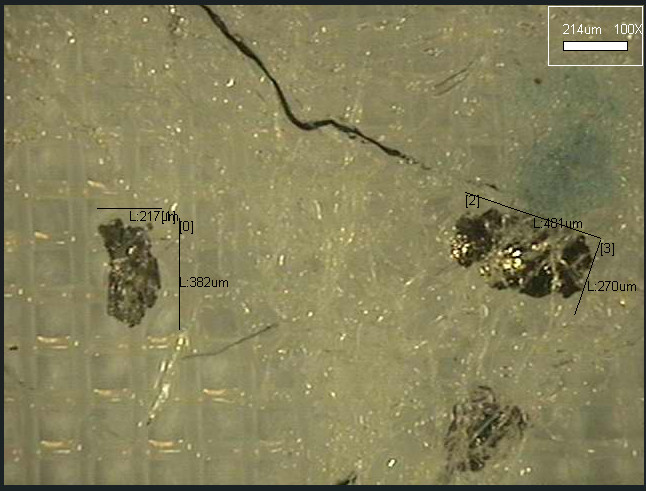
#> input picture IMG/image1.jpg, 646 x 491 px; its folder holds 2 pictures in this run
$ python check_only_annotation.py   (older library calls are emulated)
#> lines starting #> are read from the running program, lines starting #| are printed output that depends on the picture; pictures that were not available may be replaced by others from this repository, and a replacement may not be noted
### coco_processing/inference.py
from cmath import cos
import cv2
import os
import sys
import random
import math
import time
import numpy as np
length_arrow = 50
split = 11
import argparse
import colorsys
import glob
import datetime
import re
import logging
import scipy
import skimage.color
import skimage.io
import skimage.transform
import urllib.request
import shutil
import warnings
from distutils.version import LooseVersion
from collections import OrderedDict
# [78 lines left out: functions random_colors, find_moment, apply_masks, cart2pol, pol2cart, rotate_contour, not called in this run]
def resized_img(img,percent):
    width = int(img.shape[1] * percent / 100)
    height = int(img.shape[0] * percent / 100)
    dim = (width, height)
    # resize image
    resized = cv2.resize(img, dim, interpolation = cv2.INTER_AREA)
    return resized
# [110 lines left out: functions find_rbbox, save_bud_info, not called in this run]

### Pre_processing/check_only_annotation.py
from enum import EnumMeta
import sys
import os
import json
import datetime
from tkinter import image_names
from turtle import title
import numpy as np
import skimage.draw
import cv2
import os
import sys
import random
import itertools
import colorsys
from PIL import Image, ImageDraw
import numpy as np
from skimage.measure import find_contours
import matplotlib.pyplot as plt
from matplotlib import patches,  lines
from matplotlib.patches import Polygon
import IPython.display
import matplotlib.pyplot as plt
import random
#***************
import datetime
import json
import os
import re
import fnmatch
from PIL import Image
import numpy as np
import math
import time
import argparse
import glob
from inference import find_rbbox, resized_img
# [13 lines of commented-out code are left out]
def filter_for_jpeg(root, files):
    file_types = ['*.jpeg', '*.jpg']
    file_types = r'|'.join([fnmatch.translate(x) for x in file_types])
    files = [os.path.join(root, f) for f in files]
    files = [f for f in files if re.match(file_types, f)]

    return files

def filter_for_annotations(root, files, image_filename):
    # print("image_filename:",image_filename)
    file_types = ['*.png']
    file_types = r'|'.join([fnmatch.translate(x) for x in file_types])
    basename_no_extension = os.path.splitext(os.path.basename(image_filename))[0]
    file_name_prefix = basename_no_extension + '_' + '.*'
    files = [os.path.join(root, f) for f in files]
    files = [f for f in files if re.match(file_types, f)]
    files = [f for f in files if re.match(file_name_prefix, os.path.splitext(os.path.basename(f))[0])]
    return files
# constants
def magic(numList):
    s = ''.join(map(str, numList))
    return int(s)
def find_annotation(image_filename,TRAIN_ANNOTATION_DIR):
    total_angle = []
    for root, _, files in os.walk(TRAIN_ANNOTATION_DIR):
        annotation_files = filter_for_annotations(root, files, image_filename)
        # print("annotation_files:",annotation_files)
        # go through each associated annotation
        for annotation_filename in annotation_files:
            angle_list = []

            check = 0
            # ----- Xử lý dựa trên tên của annotation file (binary image) ----------#
            #print(annotation_filename)
            file, ext = os.path.splitext(annotation_filename)  # split filename and extension
            # print("file = ", file)
            #print("ext = ", ext)
            name = os.path.basename(file)
            s = len(os.path.basename(file))
            #print("len = ", s)
            l = list(name)
            for i in range(s):
                if l[i] == '_':
                    check = check + 1
                if l[i] != '_' and check==3:
                    angle_list.append(l[i])
                else:
                    continue
            #print("angle_list = ", angle_list)

            angle_int = list(map(int, angle_list))
            angle = magic(angle_int)
            # Clasify the angles (18 CLASSES - 20 degrees each part)

            if (angle > 350 and angle <=360) or (angle >= 0 and angle <= 10):
                angle_cl = 0

            elif (angle > 10 and angle <= 30):
                angle_cl = 1

            elif (angle > 30 and angle <= 50):
                angle_cl = 2

            elif (angle > 50 and angle <= 70):
                angle_cl = 3

            elif (angle > 70 and angle <= 90):
                angle_cl = 4

            elif (angle > 90 and angle <= 110):
                angle_cl = 5

            elif (angle > 110 and angle <= 130):
                angle_cl = 6

            elif (angle > 130 and angle <= 150):
                angle_cl = 7

            elif (angle > 150 and angle <= 170):
                angle_cl = 8

            elif (angle > 170 and angle <= 190):
                angle_cl = 9

            elif (angle > 190 and angle <= 210):
                angle_cl = 10

            elif (angle > 210 and angle <= 230):
                angle_cl = 11

            elif (angle > 230 and angle <= 250):
                angle_cl = 12

            elif (angle > 250 and angle <= 270):
                angle_cl = 13

            elif (angle > 270 and angle <= 290):
                angle_cl = 14

            elif (angle > 290 and angle <= 310):
                angle_cl = 15

            elif (angle > 310 and angle <= 330):
                angle_cl = 16

            elif (angle > 330 and angle <= 350):
                angle_cl = 17
            else:
                continue
            # angle_s = angle_cl
            total_angle.append(angle_cl)
        return annotation_files, total_angle
def color_radom(i):
    r = random.randint(50,255)
    g = random.randint(50,100)
    b = random.randint(50,255)
    rgb = [r,g,b]
    return rgb
if __name__ =="__main__":
    '''
    python check_only_annotation.py
    '''
    parser = argparse.ArgumentParser(description='Process some integers.')
    parser.add_argument('--path_img', default= "C:\\Users\\ptthi\\OneDrive\\Desktop\\Image_processing\\new_data\\new_sub20_train\\IMG", type=str, required=False,
                        help= 'direction of image folder') #path to the folder that contain image


    parser.add_argument('--path_an', default= "C:\\Users\\ptthi\\OneDrive\\Desktop\\Image_processing\\new_data\\new_sub20_train\\ANNOTATION", type=str, required=False,
                        help= 'direction of annotation folder') #annotation path
    args = parser.parse_args()
    print("this is path", args.path_img)
    filenames = sorted(glob.glob(args.path_img + "/*.jpg")) #read all files in the path mentioned
    number_image = 1
    segmentation_id = 1
    for index_1,image_name in enumerate(filenames):
        print("image_filename:",image_name)
        image_original = cv2.imread(image_name)
#> image_original is the input picture: shape (491, 646, 3); mean B, G, R 90.2, 127.8, 132.6
        image_color = cv2.imread(image_name)
        file, ext = os.path.splitext(image_name)
        file = str(file).split('/')[-1]
        annotation_files, angles_all = find_annotation(image_filename=image_name, TRAIN_ANNOTATION_DIR= args.path_an)
        print("annotation_file:",annotation_files)
        print("angle of model:", angles_all)
        angles, points, lengths = [], [], []
        overlay = image_color.copy()
        image_only_contour = overlay.copy()
        for i in range(len(annotation_files)):
            # print("current mask", annotation_files[i])
            image_mask = cv2.imread(annotation_files[i])
            gray = cv2.cvtColor(image_mask, cv2.COLOR_BGR2GRAY)
            ret, thresh = cv2.threshold(gray,127,255,cv2.THRESH_BINARY)
            cnts, hierarchy = cv2.findContours(thresh, cv2.RETR_EXTERNAL,cv2.CHAIN_APPROX_SIMPLE)
            # for i in range(len(point_cnt)):cv2.fillPoly(image_backgorund, point_cnt[i], color_radom(len(point_cnt)))
            # img_with_overlay = cv2.normalize(np.int64(image_color) * image_backgorund, None, 0, 255, cv2.NORM_MINMAX, cv2.CV_8U)
            cv2.drawContours(image_only_contour, cnts, -1, (0, 0, 255), 1)
            for (i_x,cnt) in enumerate(cnts):
                cv2.fillPoly(overlay, [cnt] ,color_radom(i))
                cv2.addWeighted(overlay, 0.5, image_color, 1 - 0.5,0,image_color)
            # print("angle", angles_all[i])
            find_rbbox(image_color,gray,angles_all[i]*20)
            cv2.drawContours(image_color, cnts, -1, (0, 0, 0), 1)
            find_rbbox(image_only_contour,gray,angles_all[i]*20)
        concate_img = np.concatenate((image_color,image_only_contour),axis=1)
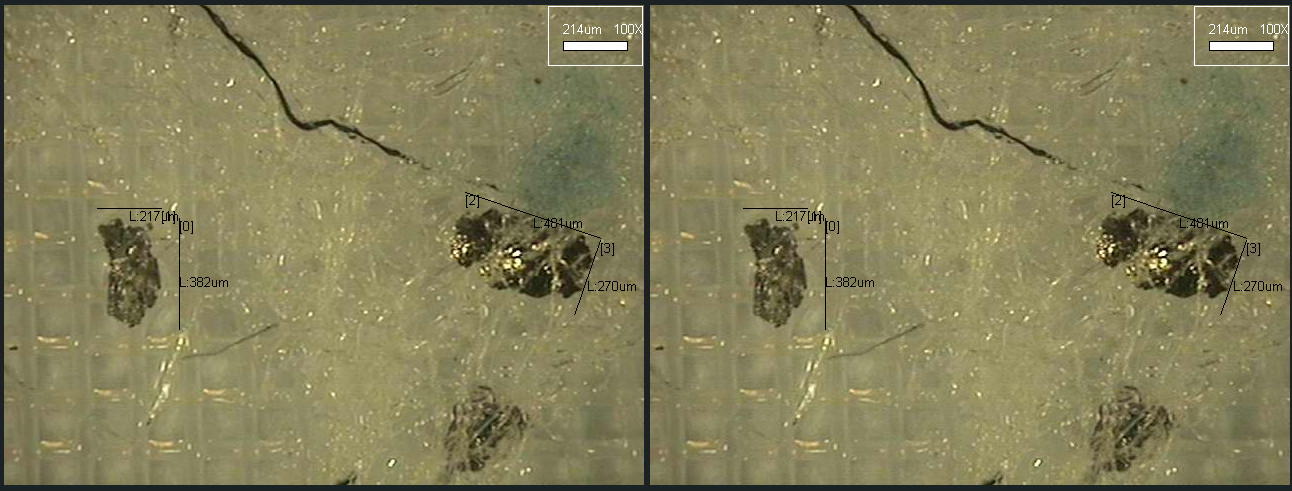
#> concate_img: shape (491, 1292, 3); mean B, G, R 90.2, 127.8, 132.6
        image_white = np.zeros((concate_img.shape[0],concate_img.shape[1],3),np.uint8)
        image_white.fill(2555)
#> image_white: shape (491, 1292, 3); every value is 251
        image_white[:,int(int(concate_img.shape[1]/2)/2):int(int(concate_img.shape[1]/2)/2) + int(int(concate_img.shape[1]/2))] = image_original
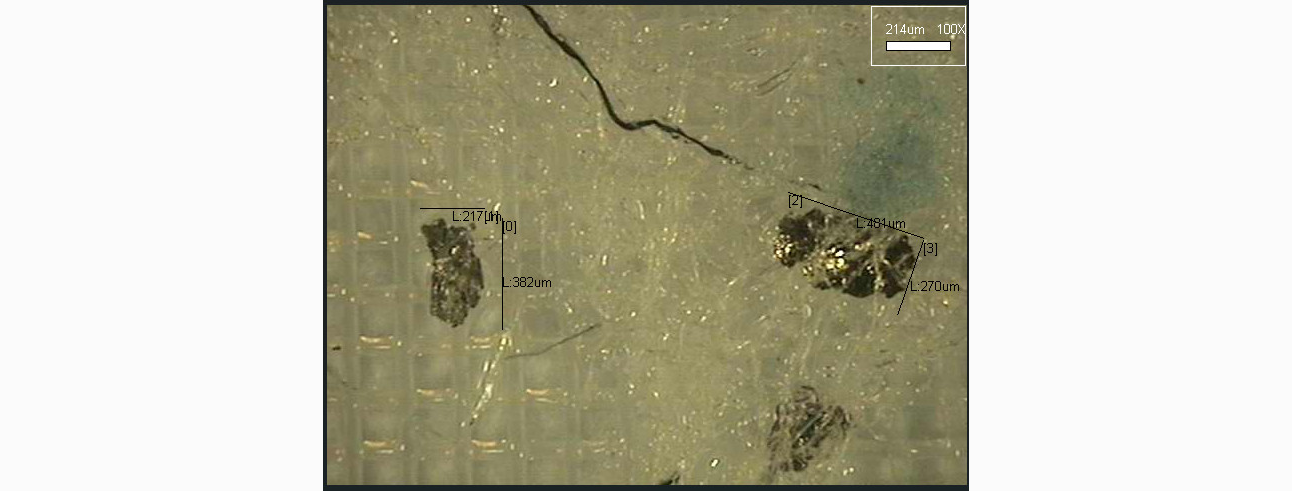
#> image_white: shape (491, 1292, 3); mean of channels 0, 1, 2 170.6, 189.4, 191.8; drawn as B, G, R
        concate_img_v = np.concatenate((image_white,concate_img),axis = 0)
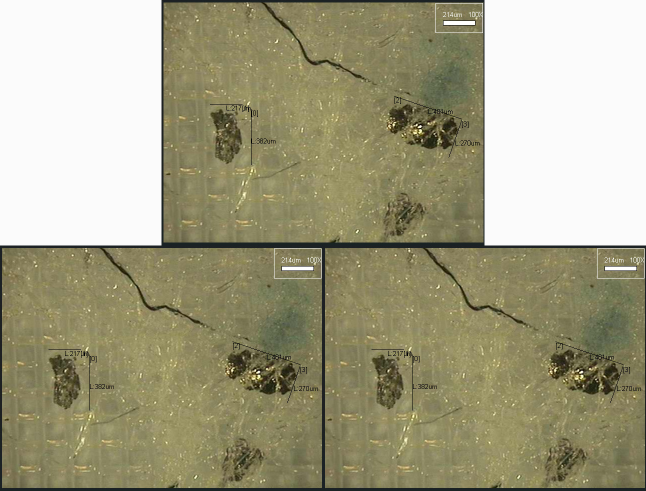
#> concate_img_v: shape (982, 1292, 3) (shown at 1/2 size); mean of channels 0, 1, 2 130.4, 158.6, 162.2; drawn as B, G, R
        print("number of image:", number_image)
        number_image += 1
        # cv2.imwrite(check_annotation_path + '/'+ f"{file}_check.png",concate_img_v)
        cv2.imshow("mask_image", resized_img(concate_img,70))
        k = cv2.waitKey(0)
#> (key q is pressed here)
        if k ==ord('q') or k ==ord('Q'):          #press 'Q' to stop the program
            break
    print("CHECKING ANNOTAION IS TO BE FINISH!")
